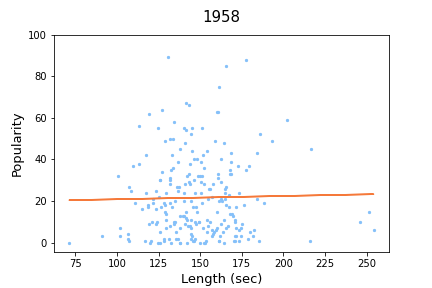
#> input picture visualization/spotify_billboard_merged_1958.png, 432 x 288 px, found by its file name; its folder holds 4 pictures in this run
$ python resize_image.py   (older library calls are emulated)
#> lines starting #> are read from the running program, lines starting #| are printed output that depends on the picture
from PIL import Image
import numpy as np

output_path_graph= '/Users/davidan/Desktop/Github/cogs9_\
spotify_study/visualization/'
billboard = 'spotify_billboard_merged_%s.png'
billboard_range = np.arange(1958, 1960)

for r in billboard_range:
    img = Image.open(output_path_graph+billboard%(str(r)))
#> img is the input picture: PIL image 432x288 RGBA; mean R, G, B, A 246.9, 247.2, 247.7, 152.1

    print('Original Dimensions : ',img.size)
#| Original Dimensions :  (432, 288)

    # resize image
    resized = img.resize((201, 133), Image.ANTIALIAS)
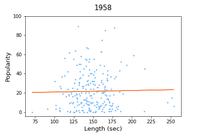
#> resized: PIL image 201x133 RGBA; mean R, G, B, A 149.3, 149.6, 150.2, 152.3; transparent parts drawn white

    print('Resized Dimensions : ',resized.size)
#| Resized Dimensions :  (201, 133)
#> (the run stopped early here; a loop or call above may not have finished)
